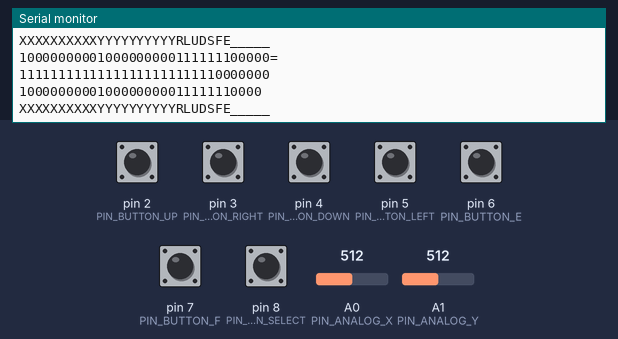
Recording of a sketch running on a simulated Arduino Uno, built with avr-gcc and run on an emulated ATmega328P. On the bench: the last lines printed to the serial monitor. The test bench sets the inputs (shaded band); at power-on: pin 2 (PIN_BUTTON_UP), pin 3 (PIN_BUTTON_RIGHT), pin 4 (PIN_BUTTON_DOWN), pin 5 (PIN_BUTTON_LEFT), pin 6 (PIN_BUTTON_E), pin 7 (PIN_BUTTON_F), pin 8 (PIN_BUTTON_SELECT) HIGH, A0 (PIN_ANALOG_X) = 512, A1 (PIN_ANALOG_Y) = 512. No radio packets arrive unless stated.

Above: at 1.2 s.
1.3 s: A0 (PIN_ANALOG_X) set to 71
At 2.1 s:
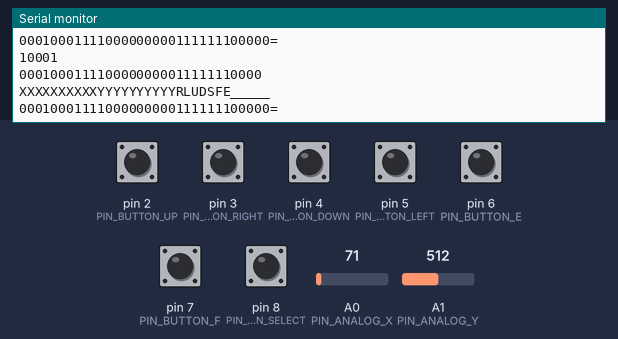
2.8 s: A0 (PIN_ANALOG_X) set to 56
At 3.5 s:
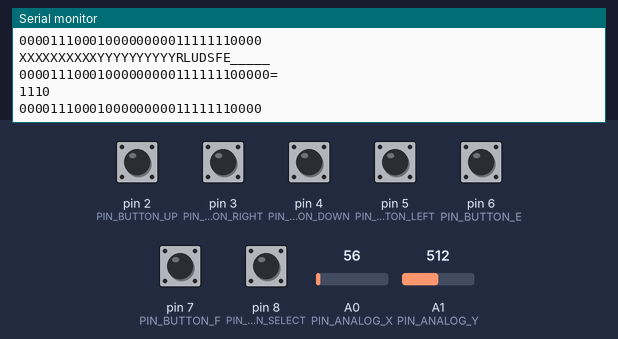
5.8 s: A0 (PIN_ANALOG_X) set to 18
At 6.9 s:
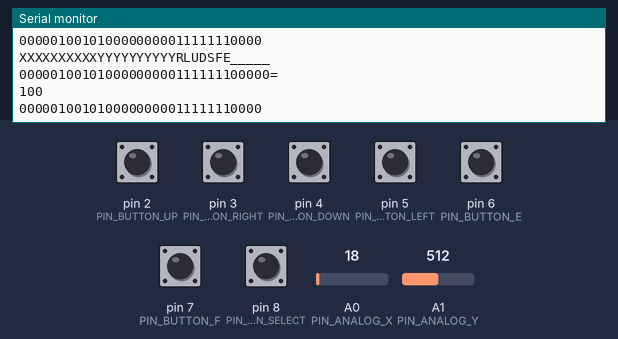
7.3 s: A0 (PIN_ANALOG_X) set to 14
At 7.9 s:
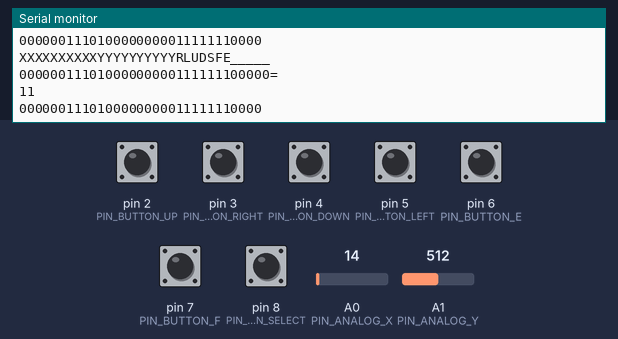
Timing chart, 0 to 10.3 s (numbered marks = the images above; inputs shaded):
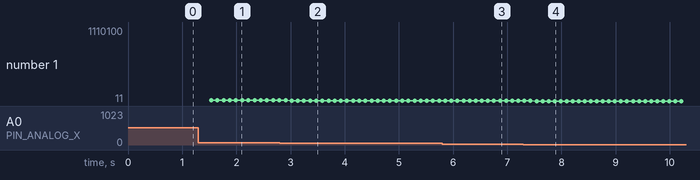

Measured:
- the behaviour switches between 64 and 63 on A0 (PIN_ANALOG_X) (found by bisection; images 1 and 2)
- after the input at 1.3 s, the serial monitor: prints a new line after 0.13 s (image 1)
- after the input at 2.8 s, the serial monitor: prints a new line after 0.11 s (image 2)
- after the input at 5.8 s, the serial monitor: prints a new line after 0.06 s (image 3)
- after the input at 7.3 s, the serial monitor: prints a new line after 0.13 s (image 4)
- plotted number 1: 10001 → 1110 after the input at 2.8 s, 1110 → 100 after the input at 5.8 s, 100 → 1110100 after the input at 7.3 s

The sketch:

CR20150528_Joystick_Sender_V1.ino
```cpp
// ask_transmitter.pde
// -*- mode: C++ -*-
// Simple example of how to use RadioHead to transmit messages
// with a simple ASK transmitter in a very simple way.
// Implements a simplex (one-way) transmitter with an TX-C1 module

//#include <VirtualWire.h>
#include <RH_ASK.h>
#include <SPI.h> // Not actually used but needed to compile

const byte PIN_BUTTON_SELECT = 8;

const byte PIN_BUTTON_F = 7;
const byte PIN_BUTTON_E = 6;

const byte PIN_BUTTON_RIGHT = 3;
const byte PIN_BUTTON_UP = 2;
const byte PIN_BUTTON_DOWN = 4;
const byte PIN_BUTTON_LEFT = 5;

const byte PIN_ANALOG_X = 0;
const byte PIN_ANALOG_Y = 1;

RH_ASK driver;

void setup()
{
  Serial.begin(9600);

  pinMode(PIN_BUTTON_RIGHT, INPUT);
  digitalWrite(PIN_BUTTON_RIGHT, HIGH);

  pinMode(PIN_BUTTON_LEFT, INPUT);
  digitalWrite(PIN_BUTTON_LEFT, HIGH);

  pinMode(PIN_BUTTON_UP, INPUT);
  digitalWrite(PIN_BUTTON_UP, HIGH);

  pinMode(PIN_BUTTON_DOWN, INPUT);
  digitalWrite(PIN_BUTTON_DOWN, HIGH);

  pinMode(PIN_BUTTON_SELECT, INPUT);
  digitalWrite(PIN_BUTTON_SELECT, HIGH);

  pinMode(PIN_BUTTON_E, INPUT);
  digitalWrite(PIN_BUTTON_E, HIGH);

  pinMode(PIN_BUTTON_F, INPUT);
  digitalWrite(PIN_BUTTON_F, HIGH);

  if (!driver.init())
    Serial.println("init failed");

  /*vw_setup(2000);
  vw_set_rx_pin(9);
  vw_set_tx_pin(10);*/
}

void loop()
{
  unsigned long data_ = 0;
  int sum1 = 0, sum2 = 0, check1 = 0, check2 = 0;
  char *str = "000000";

  // assemble joystick data into long integer: 0010 XXXX XXXX XXYY YYYY YYYY RLUD SFE_

 // data_ = long(data_ | long(0b0010) << 28); //start of text
  data_ = long(data_ | long(analogRead(PIN_ANALOG_X)) << 22); //22
  data_ = long(data_ | long(analogRead(PIN_ANALOG_Y)) << 12); //12
  data_ = long(data_ | long(digitalRead(PIN_BUTTON_RIGHT)) << 11); //11
  data_ = long(data_ | long(digitalRead(PIN_BUTTON_LEFT)) << 10);
  data_ = long(data_ | long(digitalRead(PIN_BUTTON_UP)) << 9);
  data_ = long(data_ | long(digitalRead(PIN_BUTTON_DOWN)) << 8);
  data_ = long(data_ | long(digitalRead(PIN_BUTTON_SELECT)) << 7);
  data_ = long(data_ | long(digitalRead(PIN_BUTTON_F)) << 6);
  data_ = long(data_ | long(digitalRead(PIN_BUTTON_E)) << 5); //5

  //checksum

  for (int i = 0; i < 32; i++) {
    sum1 = (sum1 + bitRead(data_, i)) % 255;
    sum2 = (sum2 + sum1) % 255;
  }

  check1 = 255 - ((sum1 + sum2) % 255);
  check2 = 255 - ((check1 + sum1) % 255);


  // split long into 4 bytes (4 x 8 bits) for serial transmit
  char first = data_ >> 24;
  char second = (data_ & 0x00FF0000) >> 16;
  char third = (data_ & 0x0000FF00) >> 8;
  char forth = (data_ & 0x000000FF);

  str[0] = first;
  str[1] = second;
  str[2] = third;
  str[3] = forth;
  str[4] = check1;
  str[5] = check2;

  for (int i = 31; i > 0; i--)
    Serial.print(bitRead(data_, i), BIN);
  Serial.println(" ");
  Serial.println("XXXXXXXXXXYYYYYYYYYYRLUDSFE_____");


  for (int i=0; i< 4; i++){
    for (int j=7; j>=0; j--)
      Serial.print(bitRead(str[i],j),BIN);
  }
  Serial.println("=");
  Serial.println(first,BIN);
  /*vw_send((uint8_t *)str, strlen(str));
  vw_wait_tx(); */
  delay(10);
}
```
